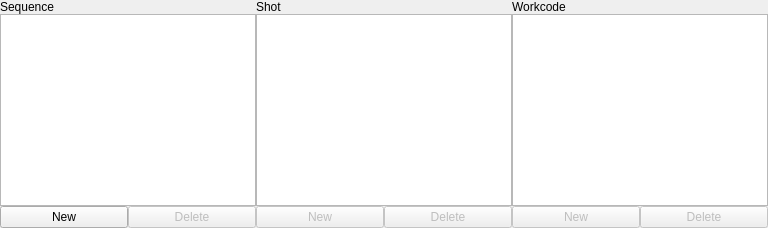
      <widget class="QWidget" name="layoutWidget">
       <layout class="QHBoxLayout" name="shotHBoxLayout">
        <property name="spacing">
         <number>0</number>
        </property>
        <property name="margin">
         <number>0</number>
        </property>
        <item>
         <layout class="QGridLayout">
          <property name="margin">
           <number>0</number>
          </property>
          <property name="spacing">
           <number>0</number>
          </property>
          <item row="0" column="0" colspan="2">
           <widget class="QLabel" name="label_7">
            <property name="text">
             <string>Sequence</string>
            </property>
           </widget>
          </item>
          <item row="1" column="0" colspan="2">
           <widget class="QListWidget" name="sequenceScrollList"/>
          </item>
          <item row="2" column="0">
           <widget class="QPushButton" name="sequenceNewButton">
            <property name="text">
             <string>New</string>
            </property>
           </widget>
          </item>
          <item row="2" column="1">
           <widget class="QPushButton" name="sequenceRemoveButton">
            <property name="enabled">
             <bool>false</bool>
            </property>
            <property name="text">
             <string>Delete</string>
            </property>
           </widget>
          </item>
         </layout>
        </item>
        <item>
         <layout class="QGridLayout">
          <property name="margin">
           <number>0</number>
          </property>
          <property name="spacing">
           <number>0</number>
          </property>
          <item row="0" column="0" colspan="2">
           <widget class="QLabel" name="label_8">
            <property name="text">
             <string>Shot</string>
            </property>
           </widget>
          </item>
          <item row="1" column="0" colspan="2">
           <widget class="QListWidget" name="shotScrollList">
            <property name="contextMenuPolicy">
             <enum>Qt::CustomContextMenu</enum>
            </property>
           </widget>
          </item>
          <item row="2" column="0">
           <widget class="QPushButton" name="shotNewButton">
            <property name="enabled">
             <bool>false</bool>
            </property>
            <property name="text">
             <string>New</string>
            </property>
           </widget>
          </item>
          <item row="2" column="1">
           <widget class="QPushButton" name="shotRemoveButton">
            <property name="enabled">
             <bool>false</bool>
            </property>
            <property name="text">
             <string>Delete</string>
            </property>
           </widget>
          </item>
         </layout>
        </item>
        <item>
         <layout class="QGridLayout">
          <property name="margin">
           <number>0</number>
          </property>
          <property name="spacing">
           <number>0</number>
          </property>
          <item row="0" column="0" colspan="2">
           <widget class="QLabel" name="label_9">
            <property name="text">
             <string>Workcode</string>
            </property>
           </widget>
          </item>
          <item row="1" column="0" colspan="2">
           <widget class="QListWidget" name="shotComponentScrollList"/>
          </item>
          <item row="2" column="0">
           <widget class="QPushButton" name="shotComponentNewButton">
            <property name="enabled">
             <bool>false</bool>
            </property>
            <property name="text">
             <string>New</string>
            </property>
           </widget>
          </item>
          <item row="2" column="1">
           <widget class="QPushButton" name="shotComponentRemoveButton">
            <property name="enabled">
             <bool>false</bool>
            </property>
            <property name="text">
             <string>Delete</string>
            </property>
           </widget>
          </item>
         </layout>
        </item>
       </layout>
      </widget>
